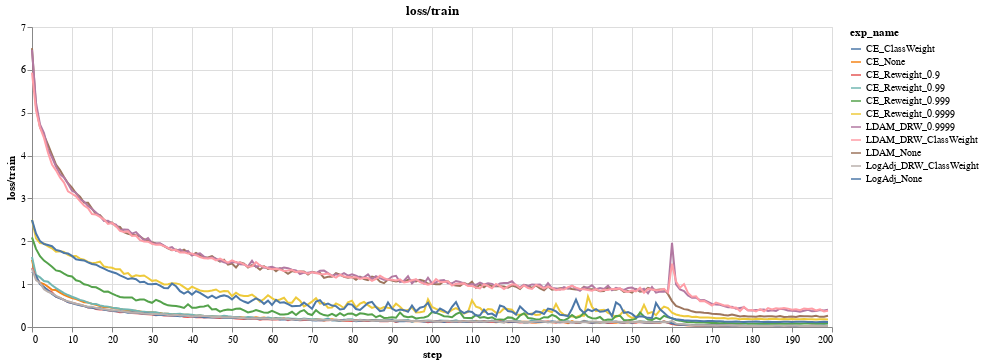
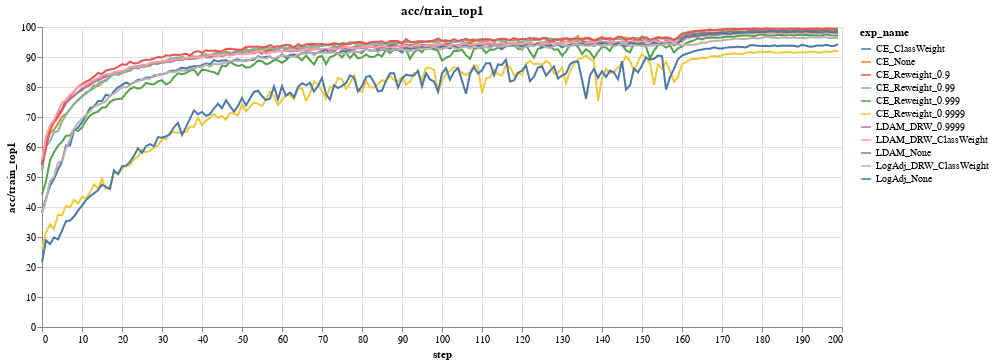
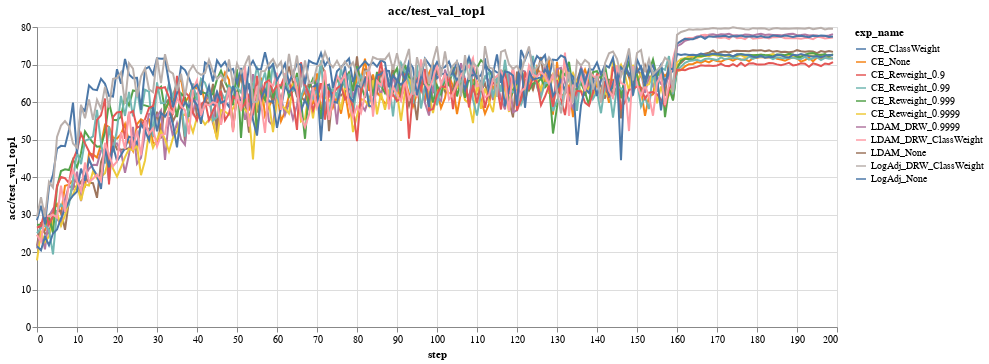

Source (notebook cell) for these figures, in order:
### Markdown cell above
##### Figure 9

### Code cell
# plot different metrics across the experiments, using Altair

exp_selector = alt.selection_point(fields=["exp_name"], bind="legend")

for tag in ["loss/train", "acc/train_top1", "acc/test_val_top1"]:
    (
        alt.Chart(data=whole_df[whole_df.tag == tag])
        .mark_line()
        .encode(
            x="step",
            y=alt.Y("value", title=tag),
            color=alt.Color("exp_name"),
            opacity=alt.condition(exp_selector, alt.value(1), alt.value(0)),
        )
        .add_params(exp_selector)
        .properties(width=800, title=tag)
    ).display()

### Figure 1 — Vega-Lite specification as saved in the notebook (floating-point values rounded to 4 significant figures; data arrays with more than 128 entries replaced by an {"elided": "..."} marker saying what was removed)
{"config": {"view": {"continuousWidth": 300, "continuousHeight": 300}}, "data": {"name": "data-6577110e174e53bbbcfd6fa4407486dc"}, "mark": {"type": "line"}, "encoding": {"color": {"field": "exp_name", "type": "nominal"}, "opacity": {"condition": {"param": "param_6", "value": 1}, "value": 0}, "x": {"field": "step", "type": "quantitative"}, "y": {"field": "value", "title": "loss/train", "type": "quantitative"}}, "params": [{"name": "param_6", "select": {"type": "point", "fields": ["exp_name"]}, "bind": "legend"}], "title": "loss/train", "width": 800, "$schema": "https://vega.github.io/schema/vega-lite/v5.15.1.json", "datasets": {"data-6577110e174e53bbbcfd6fa4407486dc": {"elided": "2200 records"}}}

### Figure 2 — Vega-Lite specification as saved in the notebook (floating-point values rounded to 4 significant figures; data arrays with more than 128 entries replaced by an {"elided": "..."} marker saying what was removed)
{"config": {"view": {"continuousWidth": 300, "continuousHeight": 300}}, "data": {"name": "data-79e5b77272cb86c494135a155f111561"}, "mark": {"type": "line"}, "encoding": {"color": {"field": "exp_name", "type": "nominal"}, "opacity": {"condition": {"param": "param_6", "value": 1}, "value": 0}, "x": {"field": "step", "type": "quantitative"}, "y": {"field": "value", "title": "acc/train_top1", "type": "quantitative"}}, "params": [{"name": "param_6", "select": {"type": "point", "fields": ["exp_name"]}, "bind": "legend"}], "title": "acc/train_top1", "width": 800, "$schema": "https://vega.github.io/schema/vega-lite/v5.15.1.json", "datasets": {"data-79e5b77272cb86c494135a155f111561": {"elided": "2200 records"}}}

### Figure 3 — Vega-Lite specification as saved in the notebook (floating-point values rounded to 4 significant figures; data arrays with more than 128 entries replaced by an {"elided": "..."} marker saying what was removed)
{"config": {"view": {"continuousWidth": 300, "continuousHeight": 300}}, "data": {"name": "data-d2006432894e3451b640db2d3e6e9ea9"}, "mark": {"type": "line"}, "encoding": {"color": {"field": "exp_name", "type": "nominal"}, "opacity": {"condition": {"param": "param_6", "value": 1}, "value": 0}, "x": {"field": "step", "type": "quantitative"}, "y": {"field": "value", "title": "acc/test_val_top1", "type": "quantitative"}}, "params": [{"name": "param_6", "select": {"type": "point", "fields": ["exp_name"]}, "bind": "legend"}], "title": "acc/test_val_top1", "width": 800, "$schema": "https://vega.github.io/schema/vega-lite/v5.15.1.json", "datasets": {"data-d2006432894e3451b640db2d3e6e9ea9": {"elided": "2200 records"}}}
